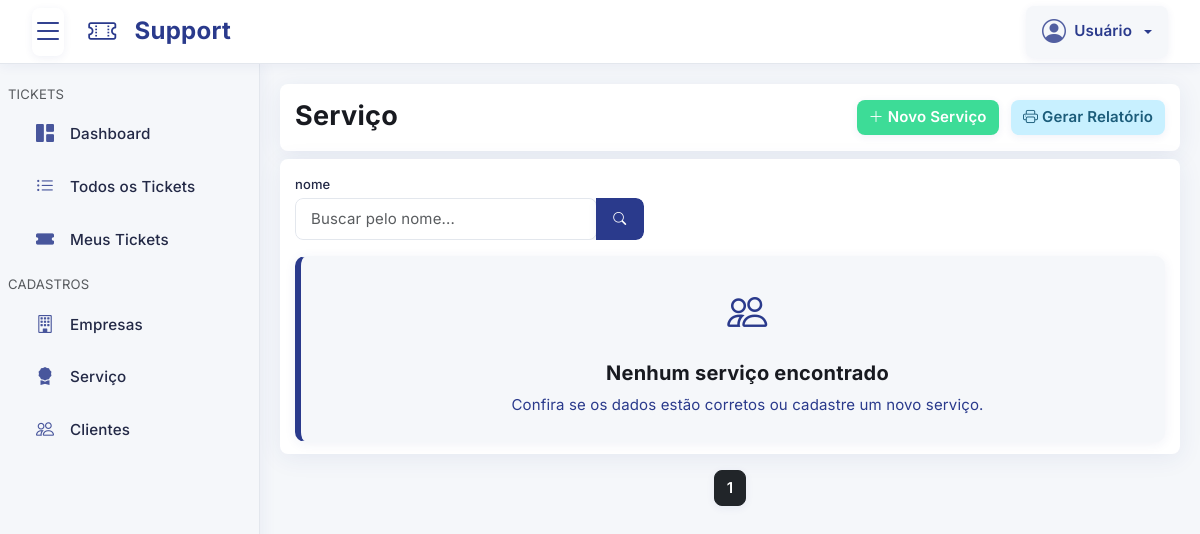
Before: /pages/servico/index.php with the older database file.
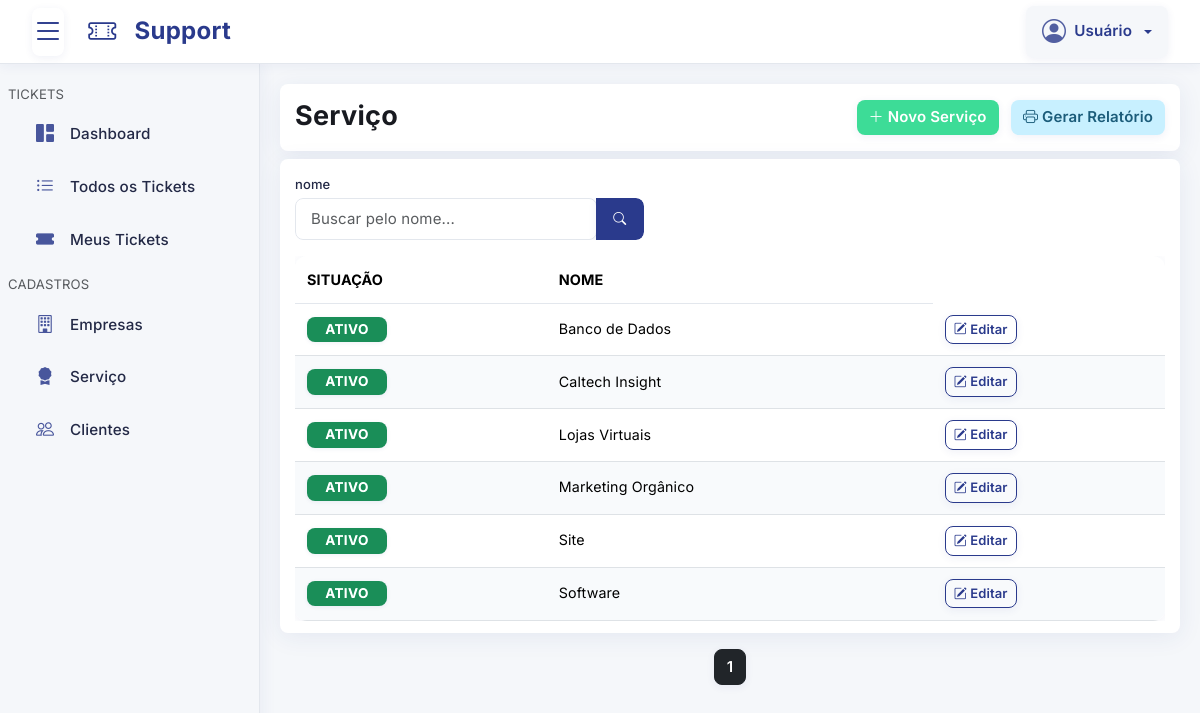
After: the same page with the newer database file.
### tables this page shows
CREATE TABLE `servico` (
  `id` int NOT NULL,
  `nome` varchar(255) NOT NULL,
  `situacao` tinyint(1) NOT NULL DEFAULT '1' COMMENT '0 = INATIVO ou 1 = ATIVO',
  `cadastrado` timestamp NULL DEFAULT CURRENT_TIMESTAMP,
  `alterado` timestamp NULL DEFAULT CURRENT_TIMESTAMP ON UPDATE CURRENT_TIMESTAMP
);

### config/Database.php (called while the page is built, shortened)
<?php
class Database
{
    private $host = "tcc-db-phpmyadmin.a5b4kx.easypanel.host";
    private $dbName = "support-ticket-manager";
    private $username = "alvino";
    private $password = "WQDThX9tbD";
    private $charset = "utf8mb4";
    private $pdo;
    private function connect()
    {
        $dsn = "mysql:host={$this->host};port=3306;dbname={$this->dbName};charset={$this->charset}";
        try {
            $this->pdo = new PDO(
                $dsn,
                $this->username,
                $this->password,
                array(PDO::MYSQL_ATTR_INIT_COMMAND => "SET NAMES utf8")
            );
            $this->pdo->setAttribute(PDO::ATTR_ERRMODE, PDO::ERRMODE_EXCEPTION);
            $this->pdo->setAttribute(PDO::ATTR_DEFAULT_FETCH_MODE, PDO::FETCH_ASSOC);
        } catch (PDOException $e) {
            $this->error = $e->getMessage();
            die("Erro ao conectar ao banco de dados: {$this->error}");
        }
    }
    public function getConnection()
    {
        try {
            return $this->pdo;
        } catch (PDOException $e) {
            $this->error = $e->getMessage();
            die("Erro ao conectar ao banco de dados: {$this->error}");
        }
    }
}

### config/Servico.php (called while the page is built, shortened)
<?php
class Servico
{
    private $db;
    public function __construct($db)
    {
        $this->db = $db;
    }
    public function index(array $parametros = array())
    {
        try {
            $nome = $parametros["nome"] ?? null;
            $situacao = $parametros["situacao"] ?? null;
            $pagina     = isset($parametros["pagina"]) ? (int)$parametros["pagina"] : 1;
            $limite     = isset($parametros["limite"]) ? (int)$parametros["limite"] : 10;
            $where = array();
            $params = array();
            $query = "SELECT * FROM `servico`";
            $queryCount = "SELECT COUNT(*) as total FROM `servico`";
            $query .= " ORDER BY `nome` ASC";
            if ($limite !== null && $limite > 0) {
                $offset = ($pagina - 1) * $limite;
                $query .= " LIMIT $limite OFFSET $offset";
            }
            $stmt = $this->db->prepare($query);
            $stmtCount = $this->db->prepare($queryCount);
            $stmt->execute();
            $stmtCount->execute();
            $resultados = $stmt->fetchAll(PDO::FETCH_OBJ);
            $total = (int)$stmtCount->fetchColumn();
            $paginacao = array(
                "pagina" => $pagina,
                "limite" => $limite,
                "total" => $total,
                "total_paginas" => max(1, (int)ceil($total / $limite))
            );
            return array(
                "resultados" => $resultados,
                "paginacao" => $paginacao
            );
        } catch (\Throwable $th) {
            return array(
                "erro" => $th->getMessage() . " -> " . $th->getLine(),
                "resultados" => [],
                "paginacao" => array(
                    "pagina" => 1,
                    "limite" => 100,
                    "total" => 0,
                    "total_paginas" => 1
                )
            );
        }
    }
}

### pages/servico/index.php (the view, shortened to what the changed rows need)
<?php include("../template/topo.php"); ?>
<?php
$nome = isset($_GET['nome']) ? $_GET['nome'] : NULL;
$pagina = isset($_GET["pagina"]) ? $_GET["pagina"] : 1;
$relatorio = isset($_GET['relatorio']) ? $_GET['relatorio'] : 0;
$limiteConsulta = ($relatorio == 1) ? null : 15;
$indexRegistros = $classServico->index([
    "nome" => $nome,
    "pagina" => $pagina,
    "limite" => $limiteConsulta
]);
$registros = $indexRegistros["resultados"];
$paginacao = $indexRegistros["paginacao"];
?>
<header class="sessao">
    <div class="row">
        <div class="col-xl-6 col-lg-6 col-md-6 col-sm-12 col-12 my-1">
            <h1 class="titulo">Serviço</h1>
        </div>
    </div>
</header>
<div class="sessao">
    <?php if (count($registros) == 0): ?>
        <div class="alert alerta-sem-cadastrar text-center py-4" role="alert">
            <div class="mb-3">
                <i class="bi bi-people fs-1"></i>
            </div>
            <h5 class="fw-bold">Nenhum serviço encontrado</h5>
            <p class="mb-0">Confira se os dados estão corretos ou cadastre um novo serviço.</p>
        </div>
    <?php else: ?>
        <div class="table-responsive">
            <table class="table table-hover">
                <thead>
                    <tr>
                        <th>Situação</th>
                        <th>Nome</th>
                    </tr>
                </thead>
                <tbody>
                    <?php foreach ($registros as $registro): ?>
                        <?php if (is_object($registro)): ?>
                            <tr class="<?php echo isset($focu_empresa_id) && $registro->id == $focu_empresa_id ? 'table-active' : ''; ?>">
                                <td>
                                    <?php if (isset($registro->situacao) && $registro->situacao == 1): ?>
                                        <span class="badge text-bg-success">Ativo</span>
                                    <?php else: ?>
                                        <span class="badge text-bg-danger">Inativo</span>
                                    <?php endif; ?>
                                </td>
                                <td><?php echo isset($registro->nome) ? $registro->nome : "--"; ?></td>
                                <td class="nao-mostrar-impressao">
                                    <a href="edicao.php?id=<?php echo $registro->id; ?>" class="btn btn-sm btn-editar">
                                        <i class="bi-pencil-square"></i> Editar
                                    </a>
                            </tr>
                        <?php endif; ?>
                    <?php endforeach; ?>
                </tbody>
            </table>
        </div>
    <?php endif; ?>
</div>
<?php
$limiteNavegacao = 2;
$inicio = ((($pagina - $limiteNavegacao) > 1) ? $pagina - $limiteNavegacao : 1);
$fim = ((($pagina + $limiteNavegacao) < $paginacao['total_paginas']) ? $pagina + $limiteNavegacao : $paginacao['total_paginas']);
?>
<?php if ($limiteConsulta !== null): ?>
    <nav aria-label="Page navigation">
        <ul class="pagination justify-content-center mt-3">
            <?php for ($i = $inicio; $i <= $fim; $i++) : ?>
                <?php if ($i == $paginacao['pagina']): ?>
                    <li class="page-item active">
                        <a class="ms-1 me-1 btn btn-dark">
                            <?php echo $i; ?>
                        </a>
                    </li>
                <?php endif; ?>
            <?php endfor; ?>
        </ul>
    </nav>
<?php endif; ?>
<?php include("../template/rodape.php"); ?>

Changed rows visible on the page:
added servico: situacao "ATIVO", nome "Banco de Dados"
added servico: situacao "ATIVO", nome "Caltech Insight"
added servico: situacao "ATIVO", nome "Lojas Virtuais"
added servico: situacao "ATIVO", nome "Marketing Orgânico"
added servico: situacao "ATIVO", nome "Site"
added servico: situacao "ATIVO", nome "Software"
Other visible differences:
text no longer shown: "Nenhum serviço encontrado Confira se os dados estão corretos ou cadastre um novo serviço."
text now shown: "SITUAÇÃO NOME"
